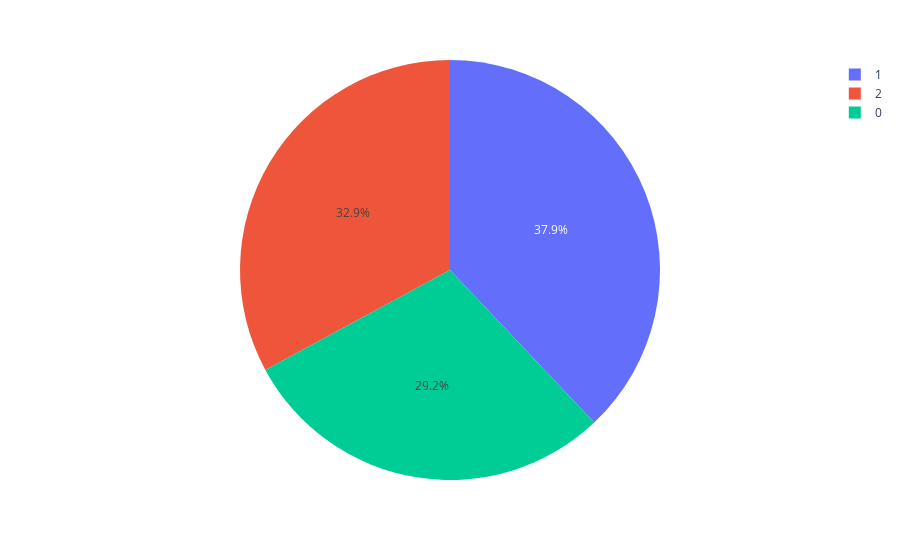

Source (notebook cell):
### Code cell
ex.pie(train_data,names='Property_Area')

### Figure 1 — Plotly figure (JSON) as saved in the notebook; plotly's stock layout.template omitted (floating-point values rounded to 4 significant figures; data arrays with more than 128 entries replaced by an {"elided": "..."} marker saying what was removed)
{"data": [{"domain": {"x": [0, 1], "y": [0, 1]}, "hovertemplate": "Property_Area=%{label}<extra></extra>", "labels": {"elided": "614 int values"}, "legendgroup": "", "name": "", "showlegend": true, "type": "pie"}], "layout": {"legend": {"tracegroupgap": 0}, "margin": {"t": 60}}}
